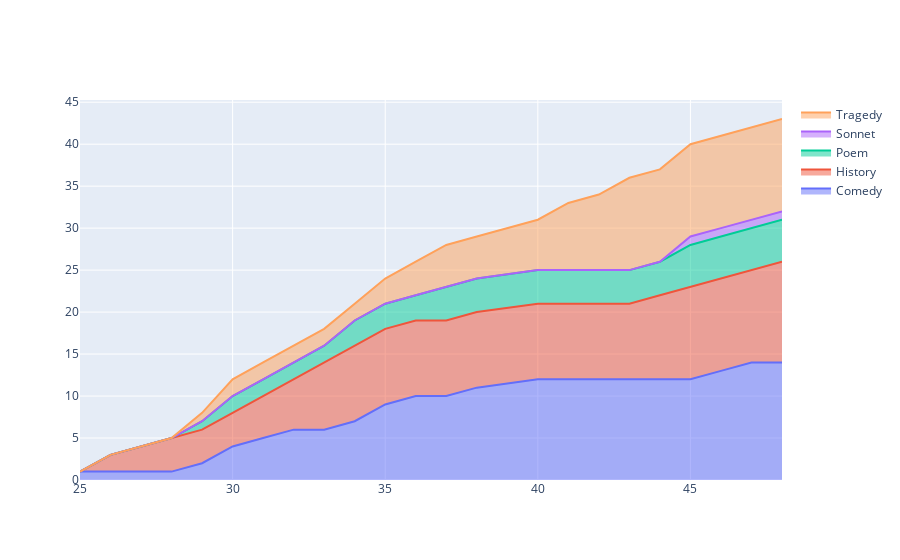

This figure's notebook cell:
### Code cell
import plotly.graph_objects as px 
import numpy 
import plotly.graph_objects as go
  
# creating random data through randomint  
# function of numpy.random  
np.random.seed(42) 
 
  
plot = px.Figure() 

for i, col in enumerate(works_per_year_cumulative.columns):
    if col != "Total":
        plot.add_trace(go.Scatter( 
            name = col, 
            x = works_per_year_cumulative.index, 
            y = works_per_year_cumulative[col], 
            stackgroup='one'
        )) 
  
# plot.add_trace(go.Scatter( 
#     name = 'Data 2', 
#     x = x, 
#     y = [56, 123, 982, 213], 
#     stackgroup='one'
#    ) 
# ) 
  
plot.show()

### Figure 1 — Plotly figure (JSON) as saved in the notebook; plotly's stock layout.template omitted (floating-point values rounded to 4 significant figures)
{"data": [{"name": "Comedy", "stackgroup": "one", "type": "scatter", "x": [25, 26, 27, 28, 29, 30, 31, 32, 33, 34, 35, 36, 37, 38, 40, 41, 42, 43, 44, 45, 46, 47, 48], "y": [1, 1, 1, 1, 2, 4, 5, 6, 6, 7, 9, 10, 10, 11, 12, 12, 12, 12, 12, 12, 13, 14, 14]}, {"name": "History", "stackgroup": "one", "type": "scatter", "x": [25, 26, 27, 28, 29, 30, 31, 32, 33, 34, 35, 36, 37, 38, 40, 41, 42, 43, 44, 45, 46, 47, 48], "y": [0, 2, 3, 4, 4, 4, 5, 6, 8, 9, 9, 9, 9, 9, 9, 9, 9, 9, 10, 11, 11, 11, 12]}, {"name": "Poem", "stackgroup": "one", "type": "scatter", "x": [25, 26, 27, 28, 29, 30, 31, 32, 33, 34, 35, 36, 37, 38, 40, 41, 42, 43, 44, 45, 46, 47, 48], "y": [0, 0, 0, 0, 1, 2, 2, 2, 2, 3, 3, 3, 4, 4, 4, 4, 4, 4, 4, 5, 5, 5, 5]}, {"name": "Sonnet", "stackgroup": "one", "type": "scatter", "x": [25, 26, 27, 28, 29, 30, 31, 32, 33, 34, 35, 36, 37, 38, 40, 41, 42, 43, 44, 45, 46, 47, 48], "y": [0, 0, 0, 0, 0, 0, 0, 0, 0, 0, 0, 0, 0, 0, 0, 0, 0, 0, 0, 1, 1, 1, 1]}, {"name": "Tragedy", "stackgroup": "one", "type": "scatter", "x": [25, 26, 27, 28, 29, 30, 31, 32, 33, 34, 35, 36, 37, 38, 40, 41, 42, 43, 44, 45, 46, 47, 48], "y": [0, 0, 0, 0, 1, 2, 2, 2, 2, 2, 3, 4, 5, 5, 6, 8, 9, 11, 11, 11, 11, 11, 11]}], "layout": {}}
